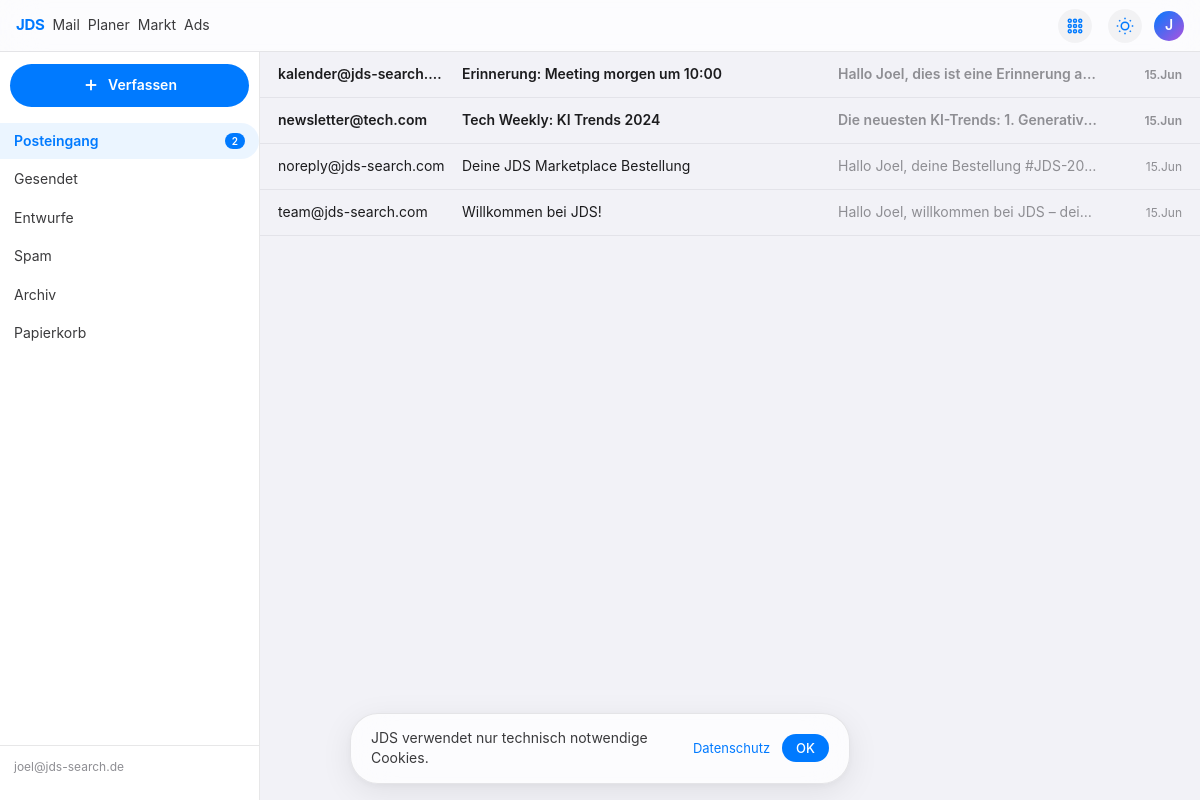
Page /mail/ (signed in) on the committed database.
### mail_app/models.py (models this page shows, shortened)
class Email(models.Model):
    FOLDER_CHOICES = [
        ("inbox", "Posteingang"),
        ("sent", "Gesendet"),
        ("draft", "Entwürfe"),
        ("trash", "Papierkorb"),
        ("archive", "Archiv"),
        ("spam", "Spam"),
    ]
    user = models.ForeignKey(User, on_delete=models.CASCADE, related_name="emails")
    sender = models.EmailField()
    recipient = models.EmailField()
    subject = models.CharField(max_length=500)
    body = models.TextField(blank=True)
    folder = models.CharField(max_length=20, choices=FOLDER_CHOICES, default="inbox")
    is_read = models.BooleanField(default=False)
    is_starred = models.BooleanField(default=False)
    created_at = models.DateTimeField(auto_now_add=True)
    class Meta:
        ordering = ["-created_at"]

### mail_app/views.py (the view)
# urls.py: path("", views.mail_home, name="mail_home"),
@login_required
def mail_home(request, folder="inbox"):
    folders = [
        ("inbox", "Posteingang"),
        ("sent", "Gesendet"),
        ("draft", "Entwurfe"),
        ("spam", "Spam"),
        ("archive", "Archiv"),
        ("trash", "Papierkorb"),
    ]
    category = request.GET.get("cat", "")
    emails = Email.objects.filter(user=request.user, folder=folder)
    if category:
        emails = emails.filter(subject__icontains=category)
    unread_count = Email.objects.filter(user=request.user, folder="inbox", is_read=False).count()
    template = "mail_app/mail_subdomain.html" if getattr(request, "jds_sub_only", False) else "mail_app/mail.html"
    categories = Email.objects.filter(user=request.user).values_list("subject", flat=True).distinct()[:20]
    return render(request, template, {
        "emails": emails, "folders": folders,
        "current_folder": folder, "unread_count": unread_count,
        "categories": categories, "cat": category,
    })

### templates/mail_app/mail.html
{% extends "base.html" %}{% block title %}JDS Mail{% endblock %}{% block content %}
<div class="ios-mail-wrap">
    <div class="ios-mail-side">
        <a href="{% url 'mail_compose' %}" class="ios-mail-compose"><svg width="18" height="18" viewBox="0 0 24 24" fill="none" stroke="currentColor" stroke-width="2.5"><line x1="12" y1="5" x2="12" y2="19"/><line x1="5" y1="12" x2="19" y2="12"/></svg>Verfassen</a>
        {% for fkey,fname in folders %}
        <a href="{% url 'mail_folder' fkey %}" class="ios-mail-folder {% if current_folder == fkey %}active{% endif %}">{{ fname }}{% if fkey == 'inbox' and unread_count > 0 %}<span class="ios-mail-folder-count">{{ unread_count }}</span>{% endif %}</a>{% endfor %}
        <div style="margin-top:auto;padding:12px 14px;font-size:12px;color:var(--ios-text3);border-top:1px solid var(--ios-border);">{{ user.username }}@jds-search.de</div>
    </div>
    <div class="ios-mail-main">
        {% for email in emails %}<a href="{% url 'mail_detail' email.pk %}" class="ios-mail-row {% if not email.is_read %}unread{% endif %}"><span class="ios-mail-from">{{ email.sender }}</span><span class="ios-mail-subj">{{ email.subject }}</span><span class="ios-mail-snip">{{ email.body|truncatechars:50 }}</span><span class="ios-mail-date">{{ email.created_at|date:"d.M" }}</span></a>{% empty %}<div class="ios-empty">{% if current_folder == 'inbox' %}Posteingang leer{% else %}Keine E-Mails{% endif %}</div>{% endfor %}
    </div>
</div>{% endblock %}

### templates/base.html (shortened to what this page needs)
<!DOCTYPE html><html lang="de" data-theme="light"><head>
{% load static %}<link rel="stylesheet" href="{% static 'css/style.css' %}">
</head><body>
<header class="ios-topbar">
{% if user.is_authenticated %}
<div class="ios-topbar-left">
<a href="{% url 'landing' %}" class="ios-logo"><span>J</span>DS</a>
<a href="{% url 'mail_home' %}" style="font-size:14px;color:var(--ios-text2);">Mail</a>
<a href="{% url 'planner_home' %}" style="font-size:14px;color:var(--ios-text2);">Planer</a>
<a href="{% url 'marketplace_home' %}" style="font-size:14px;color:var(--ios-text2);">Markt</a>
<a href="/search/ads/" style="font-size:14px;color:var(--ios-text2);">Ads</a>
</div>{% endif %}
<div style="position:relative;">
<button class="ios-btn-apps" onclick="document.getElementById('ad').classList.toggle('show')">
</button>
</div>
<button onclick="toggleTheme()" class="ios-btn-apps" title="Hell/Dunkel" style="margin-left:4px;"></button>
{% if user.is_authenticated %}
<div style="position:relative;">
<div class="ios-avatar" onclick="document.getElementById('profDrop').classList.toggle('show')" style="cursor:pointer;">{{ user.username|slice:":1"|upper }}</div>
</div>
{% else %}<a href="{% url 'login' %}" class="ios-signin">Anmelden</a>{% endif %}
</header>
{% block content %}{% endblock %}
<div class="ios-cookie" id="cbar" style="display:none"><span>JDS verwendet nur technisch notwendige Cookies.</span><a href="{% url 'privacy' %}" style="font-size:13px;">Datenschutz</a><button onclick="document.getElementById('cbar').style.display='none';localStorage.setItem('jds-ck','1');" class="ios-btn ios-btn-blue ios-btn-sm">OK</button></div>
</body></html>

### rows in the picture
Email: sender "kalender@jds-search.…", subject "Erinnerung: Meeting morgen um 10:00", body "Hallo Joel, dies ist eine Erinnerung a…", created_at "15.Jun"
Email: sender "newsletter@tech.com", subject "Tech Weekly: KI Trends 2024", body "Die neuesten KI-Trends: 1. Generativ…", created_at "15.Jun"
Email: sender "noreply@jds-search.com", subject "Deine JDS Marketplace Bestellung", body "Hallo Joel, deine Bestellung #JDS-20…", created_at "15.Jun"
Email: sender "team@jds-search.com", subject "Willkommen bei JDS!", body "Hallo Joel, willkommen bei JDS – dei…", created_at "15.Jun"

### other values in the picture
{{ user.username|slice:":1"|upper }} "J"
{{ fname }} "Posteingang" "Gesendet" "Entwurfe" "Spam" "Archiv" "Papierkorb"
{{ unread_count }} "2"
{{ user.username }} "joel"
